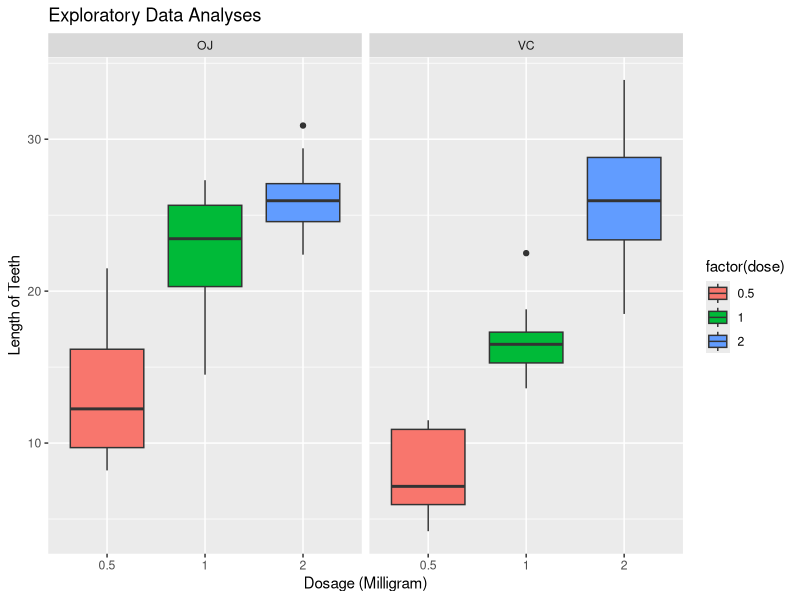
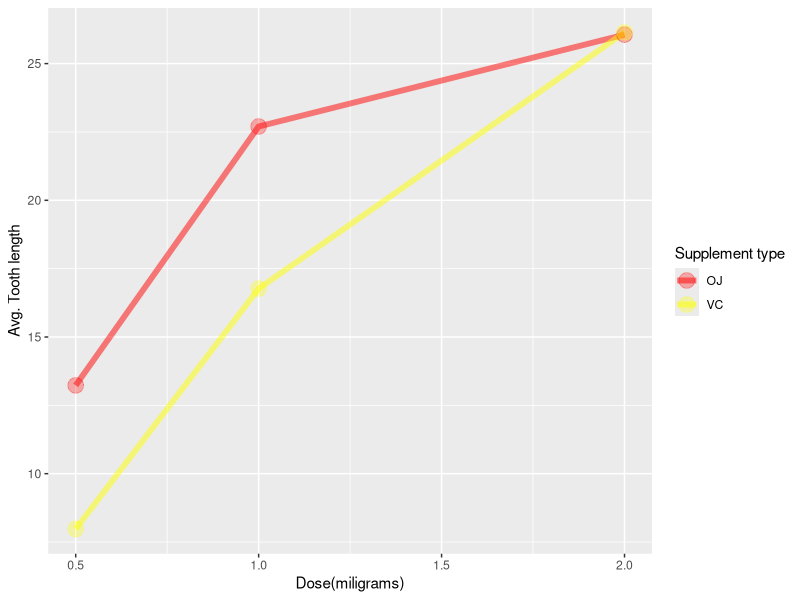

Recreate these plots in R, in order. (Note: this script raises an error after producing the figures.)
## ---- chunk 1
library(ggplot2)
library(plyr)
library(datasets)
data(ToothGrowth)
str(ToothGrowth)
head(ToothGrowth)
## ---- chunk 2
plot <- ggplot(ToothGrowth, 
               aes(x=factor(dose),y=len,fill=factor(dose)))
plot + geom_boxplot(notch=F) + facet_grid(.~supp) +
     scale_x_discrete("Dosage (Milligram)") +   
     scale_y_continuous("Length of Teeth") +  
     ggtitle("Exploratory Data Analyses")


## ---- chunk 3
str(ToothGrowth)
## ---- chunk 4
summary(ToothGrowth)
## ---- chunk 5
table(ToothGrowth$dose, ToothGrowth$supp)
## ---- chunk 6
agg <- aggregate(len ~ dose + supp, ToothGrowth, mean)
ggplot(agg, aes(x=dose, y=len, colour = supp)) +
geom_line(size=2, alpha=.5) + geom_point(size=5, alpha=.3) +
xlab("Dose(miligrams)") + ylab("Avg. Tooth length") +
guides(colour=guide_legend(title="Supplement type")) +
scale_color_manual(values = c("red", "yellow"))
## ---- chunk 7
ddply(ToothGrowth, dose ~ supp,function(x) 
c(mean=mean(x$len), sd=sd(x$len),
conf.int=t.test(x$len)$conf.int))
## ---- chunk 8
t.test(len ~ dose, paired=FALSE, var.equal=TRUE,
data=subset(ToothGrowth, dose %in% c(1.0,2.0) & supp == 'OJ'))
## ---- chunk 9
hp <- t.test(len ~ dose, paired=FALSE, var.equal=TRUE,
data=subset(ToothGrowth, dose %in% c(1.0,2.0) & supp == 'OJ'))
t <- hp$statistic
p <- hp$parameter
q <- qt(.025, p)
## ---- chunk 10
t.test(len ~ supp, paired=FALSE, var.equal=FALSE,
       data=subset(ToothGrowth, dose == 2.0))
